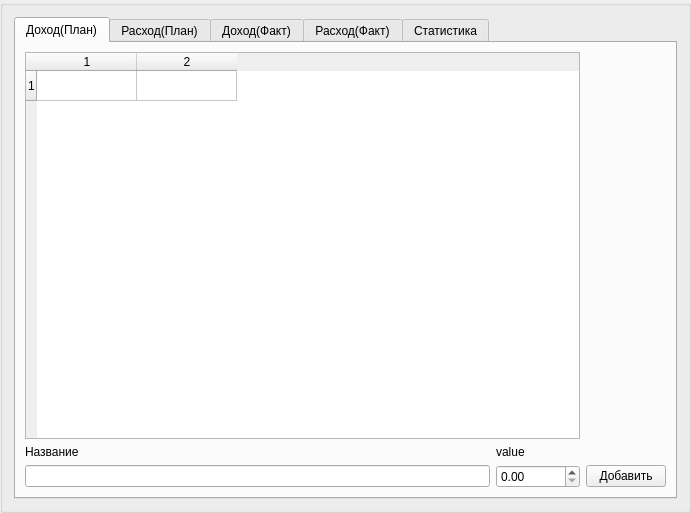
<?xml version="1.0" encoding="UTF-8"?>
<ui version="4.0">
 <class>GroupBox</class>
 <widget class="QGroupBox" name="GroupBox">
  <property name="geometry">
   <rect>
    <x>0</x>
    <y>0</y>
    <width>691</width>
    <height>513</height>
   </rect>
  </property>
  <property name="windowTitle">
   <string>GroupBox</string>
  </property>
  <layout class="QVBoxLayout" name="verticalLayout_3">
   <item>
    <widget class="QTabWidget" name="tabWidget">
     <property name="currentIndex">
      <number>0</number>
     </property>
     <widget class="QWidget" name="tab">
      <attribute name="title">
       <string>Доход(План)</string>
      </attribute>
      <layout class="QGridLayout" name="gridLayout">
       <item row="1" column="0">
        <widget class="QLabel" name="label">
         <property name="text">
          <string>Название</string>
         </property>
        </widget>
       </item>
       <item row="0" column="0" colspan="2">
        <widget class="QTableWidget" name="tableWidget">
         <property name="rowCount">
          <number>1</number>
         </property>
         <property name="columnCount">
          <number>2</number>
         </property>
         <row/>
         <column/>
         <column/>
        </widget>
       </item>
       <item row="2" column="1">
        <widget class="QDoubleSpinBox" name="doubleSpinBox">
         <property name="decimals">
          <number>2</number>
         </property>
         <property name="maximum">
          <double>10000000000000000905969664.000000000000000</double>
         </property>
        </widget>
       </item>
       <item row="1" column="1">
        <widget class="QLabel" name="label_2">
         <property name="text">
          <string>value</string>
         </property>
        </widget>
       </item>
       <item row="2" column="0">
        <widget class="QLineEdit" name="lineEdit">
         <property name="clearButtonEnabled">
          <bool>false</bool>
         </property>
        </widget>
       </item>
       <item row="2" column="2">
        <widget class="QPushButton" name="pushButton">
         <property name="text">
          <string>Добавить</string>
         </property>
        </widget>
       </item>
      </layout>
     </widget>
     <widget class="QWidget" name="tab_3">
      <attribute name="title">
       <string>Расход(План)</string>
      </attribute>
     </widget>
     <widget class="QWidget" name="tab_4">
      <attribute name="title">
       <string>Доход(Факт)</string>
      </attribute>
     </widget>
     <widget class="QWidget" name="tab_5">
      <attribute name="title">
       <string>Расход(Факт)</string>
      </attribute>
     </widget>
     <widget class="QWidget" name="tab_2">
      <attribute name="title">
       <string>Статистика</string>
      </attribute>
     </widget>
    </widget>
   </item>
  </layout>
 </widget>
 <resources/>
 <connections/>
</ui>
